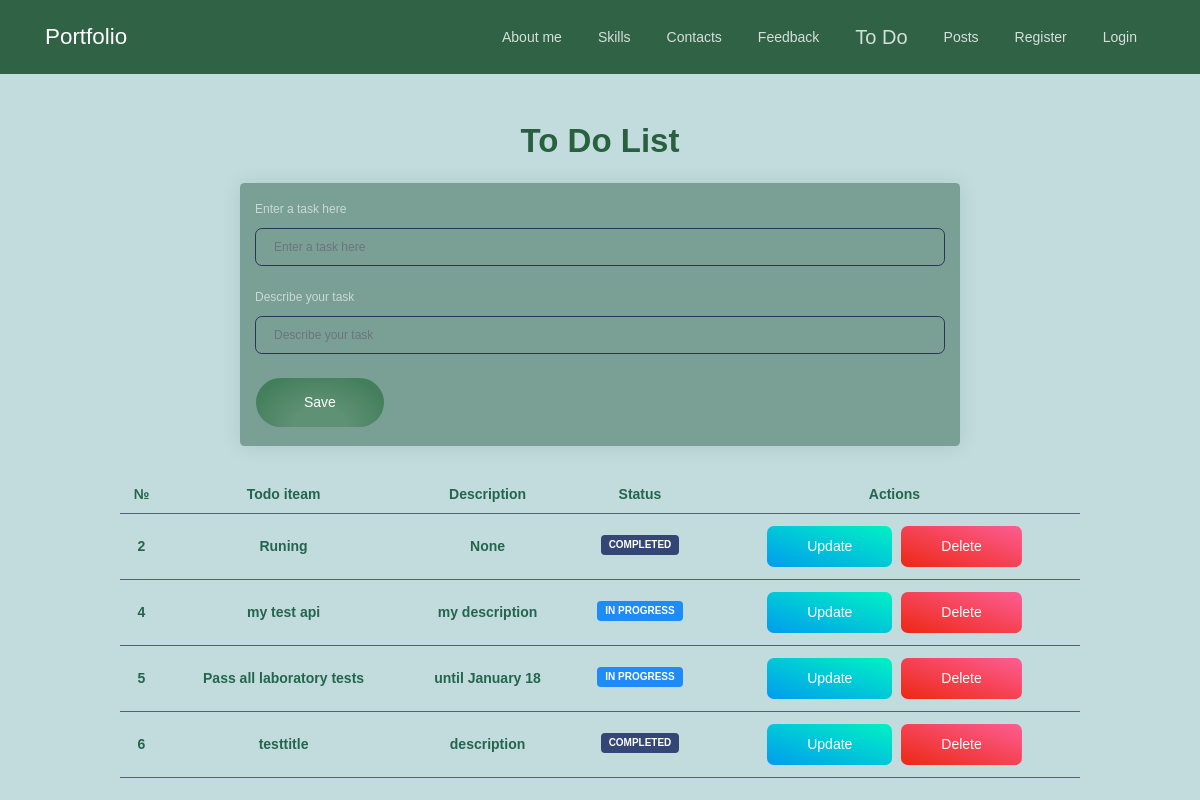
Screenshot of /todo with the database file from the repository.
### app/todo/models.py (models this page shows)
class Todo(db.Model):
    id = db.Column(db.Integer, primary_key=True)
    title = db.Column(db.String(100))
    complete = db.Column(db.Boolean)
    description = db.Column(db.String(250))

### app/todo/views.py (the view)
@todo_blueprint.route('/todo', methods=['GET', 'POST'])
def todo():
    form = TodoForm()
    todo_list = Todo.query.all()
    return render_template("todo.html", form=form, todo_list=todo_list)

### app/todo/forms.py
class TodoForm(FlaskForm):
    title = StringField("Enter a task here", validators=[DataRequired(message="This field is required.")])
    description = StringField("Describe your task", validators=[DataRequired(message="This field is required.")])
    submit = SubmitField("Save")

### app/todo/templates/todo/todo.html (shortened to what this page needs)
{% extends "base.html" %}
{% from "_formhelpers.html" import render_field %}
{% block body %}
<div style="text-align: center; padding-top: 20px;">
    <h1 class="title custom-title">To Do List</h1>
</div>
<div class="card custom-card-color mx-auto" style="max-width: 60%;">
    <div class="card-body">
        <form method="post" action="{{ url_for('todo.add') }}" novalidate>
                {{ render_field(form.title)}}
                {{ render_field(form.description)}}
            {{ form.submit(class="btn-round btn custom-color-btn btn-lg") }}
        </form>
    </div>
</div>
<div class="table-container">
    <Table responsive>
        <thead>
            <tr>
                <th className="text-center">№</th>
                <th className="text-center">Todo iteam</th>
                <th className="text-center">Description</th>
                <th className="text-center">Status</th>
                <th className="text-center">Actions</th>
            </tr>
        </thead>
        <tbody>
            {% for todo in todo_list %}
            <tr>
                <td className="text-center">{{ todo.id }}</td>
                <td className="text-center"> {{todo.title}}</td>
                <td className="text-center"> {{todo.description}}</td>
                <td className="text-center">
                    {% if todo.complete == False %}
                        <span class="badge badge-info">In progress</span>
                    {% else %}
                        <span class="badge badge-default">Completed</span>
                    {% endif %}
                </td>
                <td> <a class="btn btn-success" href="{{ url_for('todo.update', todo_id=todo.id) }}">Update</a>
                    <a class="btn btn-danger" href="{{ url_for('todo.delete', todo_id=todo.id) }}">Delete</a> </td>
            </tr>
            {% endfor %}
        </tbody>
    </Table>
</div>
{% endblock %}

### app/static/css/style.css (style rules this page uses)
body { background-color: #c2dcdd; }
a { color: #306246; }
.custom-title { color: #296140; }
.table-container { width: 80%; margin: auto; }
table { width: 100%; border-collapse: collapse; }
table th, table td, table thead tr th { text-align: center; padding: 8px; font-weight: bold; border-bottom: 1px solid #525f7f; color: #24654d; }
.custom-color-btn { background: radial-gradient(ellipse at bottom, #5f9174 30%, #447f5d 80%); }
.custom-card-color { background-color: #7AA095; }

### rows the page displays
Todo: id "2", title "Runing", description "None", complete "COMPLETED"
Todo: id "4", title "my test api", description "my description", complete "IN PROGRESS"
Todo: id "5", title "Pass all laboratory tests", description "until January 18", complete "IN PROGRESS"
Todo: id "6", title "testtitle", description "description", shows "COMPLETED"

### other values shown
{{ name }} "About me" "Skills" "Contacts" "Feedback" "To Do" "Posts" "Register" "Login"
{{ field.label }} "Enter a task here Describe your task"
